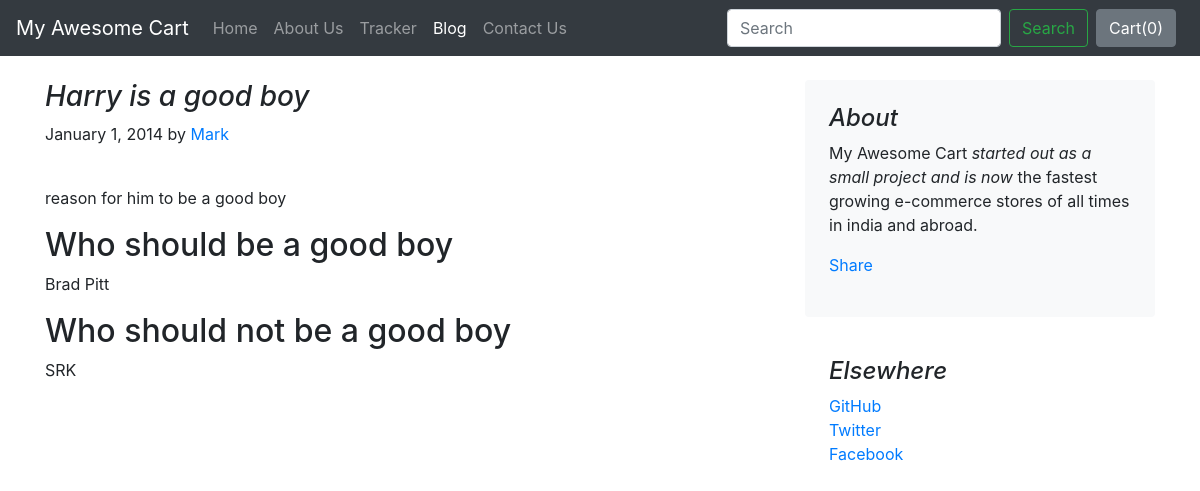
The page /blog/blogpost/1 on the database its author committed.
### blog/models.py (models this page shows, shortened)
class Blogpost(models.Model):
    post_id = models.AutoField(primary_key=True)
    title = models.TextField(default="")
    head0= models.TextField(default="")
    chead0= models.TextField(default="")
    head1= models.TextField(default="")
    chead1= models.TextField(default="")
    head2= models.TextField(default="")
    chead2= models.TextField(default="")
    pub_date = models.DateField()
    thumbnail = models.ImageField(upload_to="shop/images",default="")

### blog/views.py (the view)
# urls.py: path("blogpost/<int:id>", views.blogpost, name="blogHome"),
def blogpost(request, id):
    post = Blogpost.objects.filter(post_id = id)[0]
    return render(request , "blog/blogpost.html",{'post':post})

### blog/templates/blog/blogpost.html (shortened to what this page needs)
{% extends 'blog/basic.html' %}
{% block body %}
<div class="container">
    <div class="row mt-4">
        <div class="col-md-8 blog-main">
            <h3 class="font-italic">
                {{post.title}}
            </h3>
            <div class="blog-post">
                <p class="blog-post-meta">January 1, 2014 by <a href="#">Mark</a></p>
                <div class="fb-like" data-href="http://127.0.0.1:8000/blog/blogpost/{{post.post_id}}" data-layout="standard" data-action="like" data-size="large" data-show-faces="false" data-share="true"></div><br>
                <p>{{post.chead0}}</p>
                <h2>{{post.head1}}</h2>
                <p>{{post.chead1}}</p>
                <h2>{{post.head2}}</h2>
                <p>{{post.chead2}}</p>
            </div>
        </div>
        <aside class="col-md-4 blog-sidebar">
            <div class="p-4 mb-3 bg-light rounded">
                <h4 class="font-italic">About</h4>
                <p class="mb-0">My Awesome Cart <em>started out as a small project and is now</em> the fastest growing e-commerce stores of all times in india and abroad.</p>
                <div class="my-3 fb-share-button" data-href="http://127.0.0.1:8000/blog/blogpost/{{post.post_id}}" data-layout="button_count" data-size="large"><a target="_blank" href="https://www.facebook.com/sharer/sharer.php?u=http%3A%2F%2F127.0.0.1%3A8000%2Fblog%2Fblogpost%2F4&src=sdkpreparse" class="fb-xfbml-parse-ignore">Share</a></div>
            </div>
            <div class="p-4">
                <h4 class="font-italic">Elsewhere</h4>
                <ol class="list-unstyled">
                    <li><a href="#">GitHub</a></li>
                    <li><a href="#">Twitter</a></li>
                    <li><a href="#">Facebook</a></li>
                </ol>
            </div>
        </aside>
    </div>
</div>
{% endblock %}

### rows shown on the page
Blogpost: title "Harry is a good boy", chead0 "reason for him to be a good boy", head1 "Who should be a good boy", chead1 "Brad Pitt", head2 "Who should not be a good boy", chead2 "SRK"
